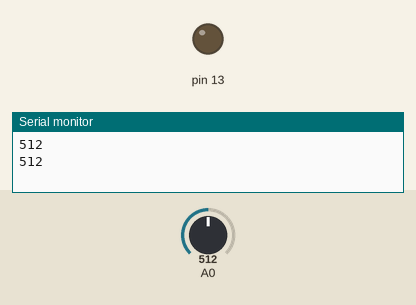
Bench run of a sketch on a simulated Arduino Uno, built with avr-gcc and run on an emulated ATmega328P. Shown: output pins drawn as LEDs (lit = HIGH), the last lines printed to the serial monitor. The inputs (shaded band) are chosen by the test bench; at power-on: A0 = 512.

Above: at 1.8 s.
1.9 s: A0 set to 55
4.2 s: A0 set to 45
At 6.8 s:
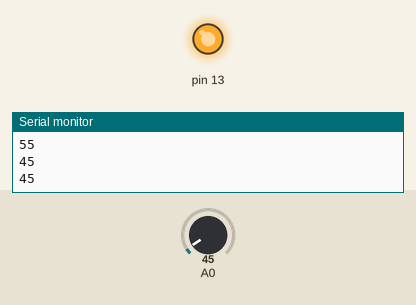
7.5 s: A0 set to 122
At 10.2 s:
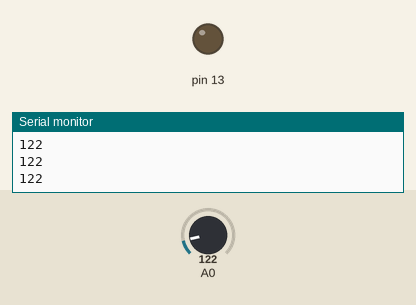
10.5 s: A0 set to 0
At 12.7 s:
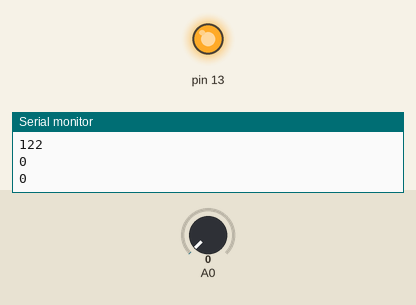
Timing chart, 0 to 14.2 s (numbered marks = the images above; inputs shaded):
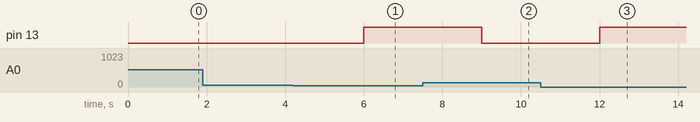

Measured:
- the behaviour switches between 50 and 49 on A0 (found by bisection; images 0 and 1)
- after the input at 4.2 s, pin 13: LOW → HIGH after 1.8 s
- after the input at 7.5 s, pin 13: HIGH → LOW after 1.5 s
- after the input at 10.5 s, pin 13: LOW → HIGH after 1.5 s

The sketch:

Photo_transistor_test.ino
```cpp
int ALC = 50;

void setup() {
  Serial.begin(9600);
  analogReference(INTERNAL);
  pinMode(A0, INPUT);
  pinMode(13, OUTPUT);

}

void loop() {
  int a;
  a= analogRead(A0);
  Serial.println(a);
  delay(1000);

 if(a<ALC){
  digitalWrite(13, HIGH);
 }
 else{
  digitalWrite(13, LOW);
 }
}

/*
At ambient light condition in a room undern Fresnel's lens (ALC = 530), the phototrasistor consumes 3.3uA current.
the LED glows when it becomes dark i.e (ALC=50)
Test done on 23rd March 2021.
Phototransistor used 3711 from OSRAM
 */
```
